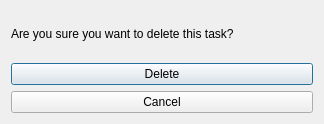
<?xml version="1.0" encoding="UTF-8"?>
<ui version="4.0">
 <class>deleteConfirmation</class>
 <widget class="QDialog" name="deleteConfirmation">
  <property name="geometry">
   <rect>
    <x>0</x>
    <y>0</y>
    <width>324</width>
    <height>124</height>
   </rect>
  </property>
  <property name="windowTitle">
   <string>Dialog</string>
  </property>
  <layout class="QGridLayout" name="gridLayout_2">
   <item row="0" column="0">
    <layout class="QGridLayout" name="gridLayout">
     <item row="0" column="0">
      <widget class="QLabel" name="label">
       <property name="text">
        <string>Are you sure you want to delete this task?</string>
       </property>
      </widget>
     </item>
     <item row="1" column="0">
      <widget class="QPushButton" name="pushButton">
       <property name="text">
        <string>Delete</string>
       </property>
      </widget>
     </item>
    </layout>
   </item>
   <item row="1" column="0">
    <widget class="QPushButton" name="pushButton_2">
     <property name="text">
      <string>Cancel</string>
     </property>
    </widget>
   </item>
  </layout>
 </widget>
 <resources/>
 <connections>
  <connection>
   <sender>pushButton</sender>
   <signal>clicked()</signal>
   <receiver>deleteConfirmation</receiver>
   <slot>onYesButtonClicked()</slot>
   <hints>
    <hint type="sourcelabel">
     <x>209</x>
     <y>58</y>
    </hint>
    <hint type="destinationlabel">
     <x>808</x>
     <y>131</y>
    </hint>
   </hints>
  </connection>
  <connection>
   <sender>pushButton_2</sender>
   <signal>clicked()</signal>
   <receiver>deleteConfirmation</receiver>
   <slot>onNoButtonClicked()</slot>
   <hints>
    <hint type="sourcelabel">
     <x>275</x>
     <y>100</y>
    </hint>
    <hint type="destinationlabel">
     <x>808</x>
     <y>201</y>
    </hint>
   </hints>
  </connection>
 </connections>
 <slots>
  <slot>onYesButtonClicked()</slot>
  <slot>onNoButtonClicked()</slot>
 </slots>
</ui>
